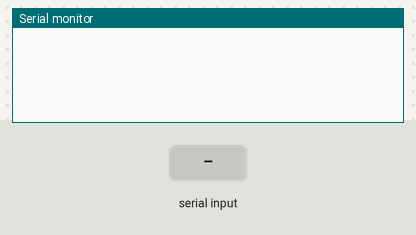
A program run on a simulated ESP32. Parts: the last lines printed to the serial monitor. The inputs (shaded band) are chosen by the test bench.

Above: at 1.2 s.
1.3 s: "k\n" received over Serial
At 1.8 s:
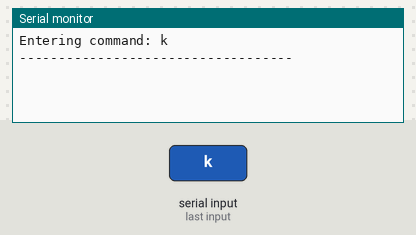
2.8 s: "k\n" received over the second serial link
At 4.0 s:
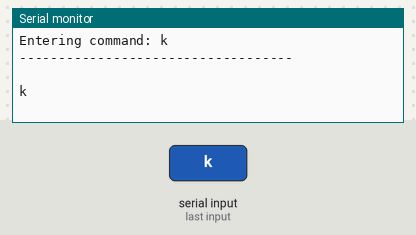
4.3 s: "e\n" received over Serial
At 5.4 s:
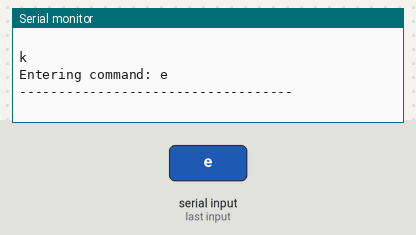
5.8 s: "e\n" received over the second serial link
At 6.5 s:
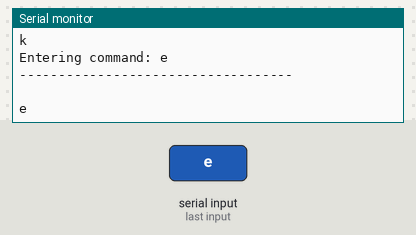
7.3 s: "y\n" received over Serial
At 7.6 s:
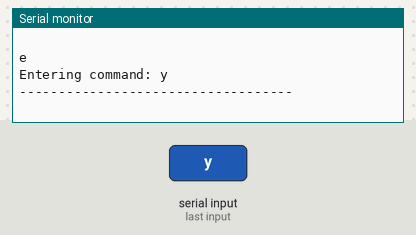
8.8 s: "y\n" received over the second serial link
At 9.9 s:
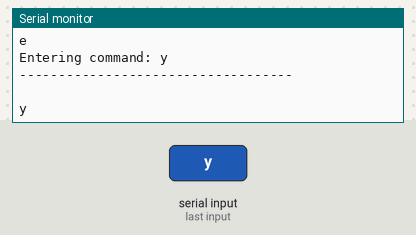

Measured:
- after the input at 1.3 s, the serial monitor: prints a new line at once (image 1)
- after the input at 2.8 s, the serial monitor: prints a new line at once (image 2)
- after the input at 4.3 s, the serial monitor: prints a new line at once (image 3)
- after the input at 5.8 s, the serial monitor: prints a new line at once (image 4)
- after the input at 7.3 s, the serial monitor: prints a new line at once (image 5)
- after the input at 8.8 s, the serial monitor: prints a new line at once (image 6)

The program:

main.cpp
```cpp
/*

-> Capable of receiving and sending ascii through UART with HC-05 Bluetooth module

*/

#include <Arduino.h>
#include <SoftwareSerial.h>

//pin definitions
const int Tx_pin = 13;
const int Rx_pin = 12;
const int keyPin = 14;

//Bluetooth serial interface
SoftwareSerial bluetoothSerial(Tx_pin,Rx_pin);


//global varibles
char c = ' ';
int keyState=1;

//Keyboard buffer variables
const int bufferSize = 30;
char buffer[bufferSize];
int bufferPos = 0;

//------------------------------------------------------- vvv
//SETUP

void setup() {

//key pin setup block (AT COMMAND configuration)
pinMode(keyPin,OUTPUT);
digitalWrite(keyPin,HIGH);


//serial interfaces initialization
Serial.begin(115200);
//bluetoothSerial.begin(9600);//Active mode baud rate
bluetoothSerial.begin(38400);//AT mode baud rate
}
//------------------------------------------------------- ^^^

// LOOP
void loop() {

  //receive
  if(bluetoothSerial.available()>0){

    char character=bluetoothSerial.read();
    Serial.print(character);

  }

  //Keyboard-------------------------------------------------------------------- vvv
  if(Serial.available()>0){//Character received

    c=Serial.read();//save the character

    //what character?
    if(c=='\n'){//\n (enter)

      //Key pin state switch -------------------------------
      if(buffer[0]=='k' & buffer[1]=='e' & buffer[2]=='y'){

        Serial.println(" ");
        if(keyState==1){
          Serial.println("Switching to ACTIVE mode");

          bluetoothSerial.end();
          delay(10);
          bluetoothSerial.begin(9600);//ACTIVE mode baud rate

          keyState=0;
          digitalWrite(keyPin,LOW);
        }
        else{
          Serial.println("Switching to AT COMMANDS mode");

          bluetoothSerial.end();
          delay(10);
          bluetoothSerial.begin(38400);//AT mode baud rate

          keyState=1;
          digitalWrite(keyPin,HIGH);
          }
          Serial.println("-----------------------------------");
      }//---------------------------------------------------


      //enter command
      Serial.print("Entering command: ");
      Serial.println(buffer);//print buffer
      Serial.println("-----------------------------------");
      Serial.println(" ");

      //write to device
      bluetoothSerial.write(buffer); // <------------------- WRITE TO DEVICE
      bluetoothSerial.write('\n');

      //clean the buffer
      for(int i=0;i<bufferSize;i++){buffer[i]=NULL;}//fill buffer with nulls
      bufferPos=0;//reset buffer pos
    }
    else{//any other character

      //enter character
      if(bufferPos<bufferSize){//if the buffer is NOT full
        buffer[bufferPos]=c;//push back
        bufferPos++;//increase pos
      }
      else{// buffer FULL
        Serial.println("the buffer is FULL!!");
        Serial.println("Emptying the buffer");
        for(int i=0;i<bufferSize;i++){buffer[i]=NULL;}
        Serial.println("The buffer is empty, consider increasing BUFFER SIZE");
        Serial.println("----------------------------------");
        Serial.println(" ");

      }
    }
  }
  //------------------------------------------------------------------------------ ^^^
}
```
